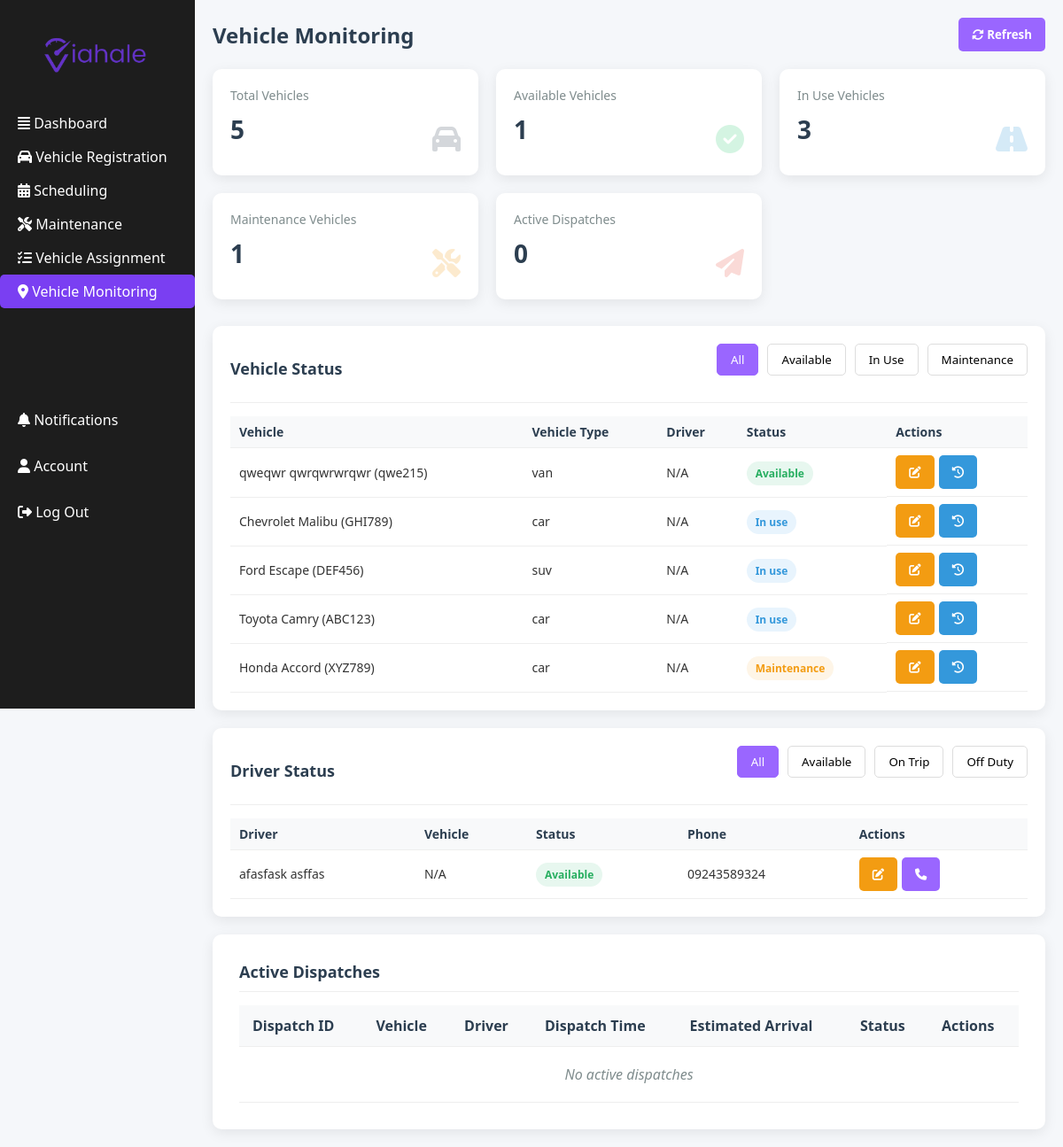
The app's page /FVM/VM.php with its own data.
### tables this page shows
CREATE TABLE `vehicles` (
  `vehicle_id` int(11) NOT NULL,
  `make` varchar(50) NOT NULL,
  `model` varchar(50) NOT NULL,
  `year` year(4) DEFAULT NULL,
  `license_plate` varchar(15) NOT NULL,
  `capacity` int(11) NOT NULL,
  `vehicle_type` enum('car','motor','suv','van') DEFAULT 'car',
  `fuel_type` varchar(99) NOT NULL,
  `status` enum('available','in_use','maintenance') DEFAULT 'available',
  `created_at` timestamp NOT NULL DEFAULT current_timestamp(),
  `updated_at` timestamp NULL DEFAULT current_timestamp()
);

CREATE TABLE `drivers` (
  `driver_id` int(11) NOT NULL,
  `first_name` varchar(50) NOT NULL,
  `last_name` varchar(50) NOT NULL,
  `license_number` varchar(20) NOT NULL,
  `phone` varchar(20) DEFAULT NULL,
  `email` varchar(100) DEFAULT NULL,
  `status` enum('available','on_trip','off_duty') DEFAULT 'available',
  `created_at` timestamp NOT NULL DEFAULT current_timestamp()
);

### FVM/config.php (called while the page is built, shortened)
<?php
$Connections = mysqli_connect("localhost:3306", "root", "", "log2");
function executeQuery($sql, $params = []) {
    global $Connections;
    $stmt = mysqli_prepare($Connections, $sql);
    if (!mysqli_stmt_execute($stmt)) {
        die("Error executing statement: " . mysqli_stmt_error($stmt));
    }
    $result = mysqli_stmt_get_result($stmt);
    if ($result) {
        $rows = [];
        while ($row = mysqli_fetch_assoc($result)) {
            $rows[] = $row;
        }
        return $rows;
    }
    $affectedRows = mysqli_stmt_affected_rows($stmt);
    return $affectedRows;
}
function fetchSingle($sql, $params = []) {
    $result = executeQuery($sql, $params);
    return !empty($result) ? $result[0] : null;
}
?>

### FVM/VM.php (the view, shortened to what this page needs)
<?php
include 'config.php';
$totalVehicles = fetchSingle("SELECT COUNT(*) as count FROM vehicles")['count'];
$availableVehicles = fetchSingle("SELECT COUNT(*) as count FROM vehicles WHERE status = 'available'")['count'];
$inUseVehicles = fetchSingle("SELECT COUNT(*) as count FROM vehicles WHERE status = 'in_use'")['count'];
$maintenanceVehicles = fetchSingle("SELECT COUNT(*) as count FROM vehicles WHERE status = 'maintenance'")['count'];
$activeDispatches = fetchSingle("SELECT COUNT(*) as count FROM dispatches WHERE status IN ('dispatched', 'in_progress')")['count'];
$vehicles = executeQuery("
    SELECT v.*, d.first_name, d.last_name
    FROM vehicles v
    LEFT JOIN dispatches dp ON v.vehicle_id = dp.vehicle_id AND dp.status IN ('dispatched', 'in_progress')
    LEFT JOIN drivers d ON dp.driver_id = d.driver_id
    ORDER BY v.status, v.make, v.model
");
$drivers = executeQuery("
    SELECT d.*, v.make, v.model, v.license_plate
    FROM drivers d
    LEFT JOIN dispatches dp ON d.driver_id = dp.driver_id AND dp.status IN ('dispatched', 'in_progress')
    LEFT JOIN vehicles v ON dp.vehicle_id = v.vehicle_id
    ORDER BY d.status, d.first_name, d.last_name
");
$activeDispatchesList = executeQuery("
    SELECT dp.*, d.first_name, d.last_name, v.make, v.model, v.license_plate
    FROM dispatches dp
    JOIN drivers d ON dp.driver_id = d.driver_id
    JOIN vehicles v ON dp.vehicle_id = v.vehicle_id
    WHERE dp.status IN ('dispatched', 'in_progress')
    ORDER BY dp.dispatch_time DESC
");
?>
<!DOCTYPE html>
<html lang="en">
<head>
  <link rel="stylesheet" href="https://cdnjs.cloudflare.com/ajax/libs/font-awesome/6.4.0/css/all.min.css"/>
</head>
<body>
  <div class="sidebar">
    <div class="logo">
      <img src="viahale1.png" alt="Logo">
    </div>
    <ul>
      <li><a href="fvm-dashboard.php"><i class="fas fa-align-justify"></i> Dashboard</a></li>
      <li><a href="VR.php"><i class="fas fa-car me-2"></i> Vehicle Registration</a></li>
      <li><a href="SC.php"><i class="fas fa-calendar-alt me-2"></i> Scheduling</a></li>
      <li><a href="MA.php"><i class="fas fa-tools me-2"></i> Maintenance</a></li>
      <li><a href="VA.php"><i class="fas fa-tasks me-2"></i> Vehicle Assignment</a></li>
      <li class="active"><a href="VM.php"><i class="fas fa-map-marker-alt me-2"></i> Vehicle Monitoring</a></li>
    </ul>
    <div class="bottom-links">
      <a href="#"><i class="fas fa-bell me-2"></i> Notifications</a>
      <a href="#"><i class="fas fa-user me-2"></i> Account</a>
      <a href="../login.php"><i class="fas fa-sign-out-alt me-2"></i> Log Out</a>
    </div>
  </div>
  <div class="main-content">
    <div class="dashboard-header">
      <div class="page-title">Vehicle Monitoring</div>
      <button class="btn btn-primary" onclick="window.location.reload()">
        <i class="fas fa-sync-alt"></i> Refresh
      </button>
    </div>
    <div class="dashboard-stats">
      <div class="stat-card">
        <div class="stat-title">Total Vehicles</div>
        <div class="stat-value"><?php echo $totalVehicles; ?></div>
        <div class="stat-icon total-vehicles">
          <i class="fas fa-car"></i>
        </div>
      </div>
      <div class="stat-card">
        <div class="stat-title">Available Vehicles</div>
        <div class="stat-value"><?php echo $availableVehicles; ?></div>
        <div class="stat-icon available-vehicles">
          <i class="fas fa-check-circle"></i>
        </div>
      </div>
      <div class="stat-card">
        <div class="stat-title">In Use Vehicles</div>
        <div class="stat-value"><?php echo $inUseVehicles; ?></div>
        <div class="stat-icon in-use-vehicles">
          <i class="fas fa-road"></i>
        </div>
      </div>
      <div class="stat-card">
        <div class="stat-title">Maintenance Vehicles</div>
        <div class="stat-value"><?php echo $maintenanceVehicles; ?></div>
        <div class="stat-icon maintenance-vehicles">
          <i class="fas fa-tools"></i>
        </div>
      </div>
      <div class="stat-card">
        <div class="stat-title">Active Dispatches</div>
        <div class="stat-value"><?php echo $activeDispatches; ?></div>
        <div class="stat-icon active-dispatches">
          <i class="fas fa-paper-plane"></i>
        </div>
      </div>
    </div>
    <div class="dual-layout">
      <div class="layout-card">
        <div class="layout-card-header">
          <div class="layout-card-title">Vehicle Status</div>
          <div class="driver-status-filter">
            <button class="filter-btn active" onclick="filterVehicles('all')">All</button>
            <button class="filter-btn" onclick="filterVehicles('available')">Available</button>
            <button class="filter-btn" onclick="filterVehicles('in_use')">In Use</button>
            <button class="filter-btn" onclick="filterVehicles('maintenance')">Maintenance</button>
          </div>
        </div>
        <div class="vehicle-status-list">
          <table class="compact-table">
            <thead>
              <tr>
                <th>Vehicle</th>
                <th>Vehicle Type</th>
                <th>Driver</th>
                <th>Status</th>
                <th>Actions</th>
              </tr>
            </thead>
            <tbody>
              <?php if (count($vehicles) > 0): ?>
                <?php foreach ($vehicles as $vehicle):
                  $statusClass = str_replace('_', '-', $vehicle['status']);
                  $driverName = !empty($vehicle['first_name']) ? $vehicle['first_name'] . ' ' . $vehicle['last_name'] : 'N/A';
                ?>
                <tr class="vehicle-row" data-status="<?php echo $vehicle['status']; ?>">
                  <td><?php echo $vehicle['make'] . ' ' . $vehicle['model'] . ' (' . $vehicle['license_plate'] . ')'; ?></td>
                  <td><?php echo $vehicle['vehicle_type']; ?></td>
                  <td><?php echo $driverName; ?></td>
                  <td><span class='status <?php echo $statusClass; ?>'><?php echo ucfirst(str_replace('_', ' ', $vehicle['status'])); ?></span></td>
                  <td class="action-buttons">
                    <button class="btn btn-edit" onclick="updateVehicleStatus(<?php echo $vehicle['vehicle_id']; ?>, '<?php echo $vehicle['status']; ?>')">
                      <i class="fas fa-edit"></i>
                    </button>
                    <button class="btn btn-view" onclick="viewVehicleHistory(<?php echo $vehicle['vehicle_id']; ?>)">
                      <i class="fas fa-history"></i>
                    </button>
                  </td>
                </tr>
                <?php endforeach; ?>
              <?php else: ?>
                <tr>
                  <td colspan="5" class="no-data">No vehicles found</td>
                </tr>
              <?php endif; ?>
            </tbody>
          </table>
        </div>
      </div>
      <div class="layout-card">
        <div class="layout-card-header">
          <div class="layout-card-title">Driver Status</div>
          <div class="driver-status-filter">
            <button class="filter-btn active" onclick="filterDrivers('all')">All</button>
            <button class="filter-btn" onclick="filterDrivers('available')">Available</button>
            <button class="filter-btn" onclick="filterDrivers('on_trip')">On Trip</button>
            <button class="filter-btn" onclick="filterDrivers('off_duty')">Off Duty</button>
          </div>
        </div>
        <div class="driver-status-list">
          <table class="compact-table">
            <thead>
              <tr>
                <th>Driver</th>
                <th>Vehicle</th>
                <th>Status</th>
                <th>Phone</th>
                <th>Actions</th>
              </tr>
            </thead>
            <tbody>
              <?php if (count($drivers) > 0): ?>
                <?php foreach ($drivers as $driver):
                  $statusClass = str_replace('_', '-', $driver['status']);
                  $vehicleInfo = !empty($driver['make']) ? $driver['make'] . ' ' . $driver['model'] . ' (' . $driver['license_plate'] . ')' : 'N/A';
                ?>
                <tr class="driver-row" data-status="<?php echo $driver['status']; ?>">
                  <td><?php echo $driver['first_name'] . ' ' . $driver['last_name']; ?></td>
                  <td><?php echo $vehicleInfo; ?></td>
                  <td><span class='status <?php echo $statusClass; ?>'><?php echo ucfirst(str_replace('_', ' ', $driver['status'])); ?></span></td>
                  <td><?php echo $driver['phone']; ?></td>
                  <td class="action-buttons">
                    <button class="btn btn-edit" onclick="updateDriverStatus(<?php echo $driver['driver_id']; ?>, '<?php echo $driver['status']; ?>')">
                      <i class="fas fa-edit"></i>
                    </button>
                    <button class="btn btn-primary" onclick="contactDriver('<?php echo $driver['phone']; ?>')">
                      <i class="fas fa-phone"></i>
                    </button>
                  </td>
                </tr>
                <?php endforeach; ?>
              <?php else: ?>
                <tr>
                  <td colspan="5" class="no-data">No drivers found</td>
                </tr>
              <?php endif; ?>
            </tbody>
          </table>
        </div>
      </div>
    </div>
    <div class="card">
      <div class="card-header">
        <div class="card-title">Active Dispatches</div>
      </div>
      <div class="dispatch-list">
        <table>
          <thead>
            <tr>
              <th>Dispatch ID</th>
              <th>Vehicle</th>
              <th>Driver</th>
              <th>Dispatch Time</th>
              <th>Estimated Arrival</th>
              <th>Status</th>
              <th>Actions</th>
            </tr>
          </thead>
          <tbody>
            <?php if (count($activeDispatchesList) > 0): ?>
              <?php foreach ($activeDispatchesList as $dispatch):
                $statusClass = str_replace('_', '-', $dispatch['status']);
              ?>
              <tr>
                <td>#DSP-<?php echo $dispatch['dispatch_id']; ?></td>
                <td><?php echo $dispatch['make'] . ' ' . $dispatch['model'] . ' (' . $dispatch['license_plate'] . ')'; ?></td>
                <td><?php echo $dispatch['first_name'] . ' ' . $dispatch['last_name']; ?></td>
                <td><?php echo date('M j, Y g:i A', strtotime($dispatch['dispatch_time'])); ?></td>
                <td><?php echo date('M j, Y g:i A', strtotime($dispatch['estimated_arrival'])); ?></td>
                <td><span class='status <?php echo $statusClass; ?>'><?php echo ucfirst(str_replace('_', ' ', $dispatch['status'])); ?></span></td>
                <td class="action-buttons">
                  <button class="btn btn-view" onclick="viewDispatchDetails(<?php echo $dispatch['dispatch_id']; ?>)">
                    <i class="fas fa-eye"></i> Details
                  </button>
                  <button class="btn btn-primary" onclick="contactDriver('<?php echo $dispatch['phone']; ?>')">
                    <i class="fas fa-phone"></i> Call
                  </button>
                </td>
              </tr>
              <?php endforeach; ?>
            <?php else: ?>
              <tr>
                <td colspan="7" class="no-data">No active dispatches</td>
              </tr>
            <?php endif; ?>
          </tbody>
        </table>
      </div>
    </div>
  </div>
</body>
</html>

### records on screen
vehicles: make "qweqwr", model "qwrqwrwrqwr", license_plate "qwe215", vehicle_type "van", driverName "N/A", status "Available"
vehicles: make "Chevrolet", model "Malibu", license_plate "GHI789", vehicle_type "car", driverName "N/A", status "In use"
vehicles: make "Ford", model "Escape", license_plate "DEF456", vehicle_type "suv", driverName "N/A", status "In use"
vehicles: make "Toyota", model "Camry", license_plate "ABC123", vehicle_type "car", driverName "N/A", status "In use"
vehicles: make "Honda", model "Accord", license_plate "XYZ789", vehicle_type "car", driverName "N/A", status "Maintenance"
drivers: first_name "afasfask", last_name "asffas", vehicleInfo "N/A", status "Available", phone "09243589324"

### other values on screen
$totalVehicles "5"
$availableVehicles "1"
$inUseVehicles "3"
$maintenanceVehicles "1"
$activeDispatches "0"
